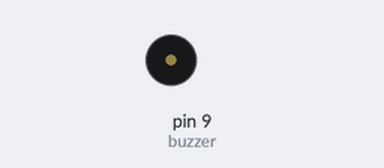
The sketch below on a simulated Arduino Uno, built with avr-gcc and run on an emulated ATmega328P. On the bench: buzzer (waves = sounding).

Above: at 0.6 s.
Timing chart, 0 to 3.0 s (numbered marks = the images above):
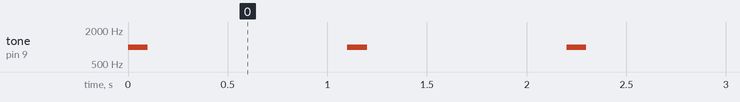

The sketch:

buzzer.ino
```cpp
const int buzzer = 9;   //Buzzer to arduino pin 9

void setup() {
  pinMode(buzzer, OUTPUT); //set
}

void loop() {
  tone(buzzer, 1000);   //1KHz sound signal
  delay(100);
  noTone(buzzer);       // to stop sound
  delay(1000);
}
```

Measured:
- by itself, tone on pin 9 (buzzer): alternates 1000 Hz for 0.10 s and silent for 1.0 s
